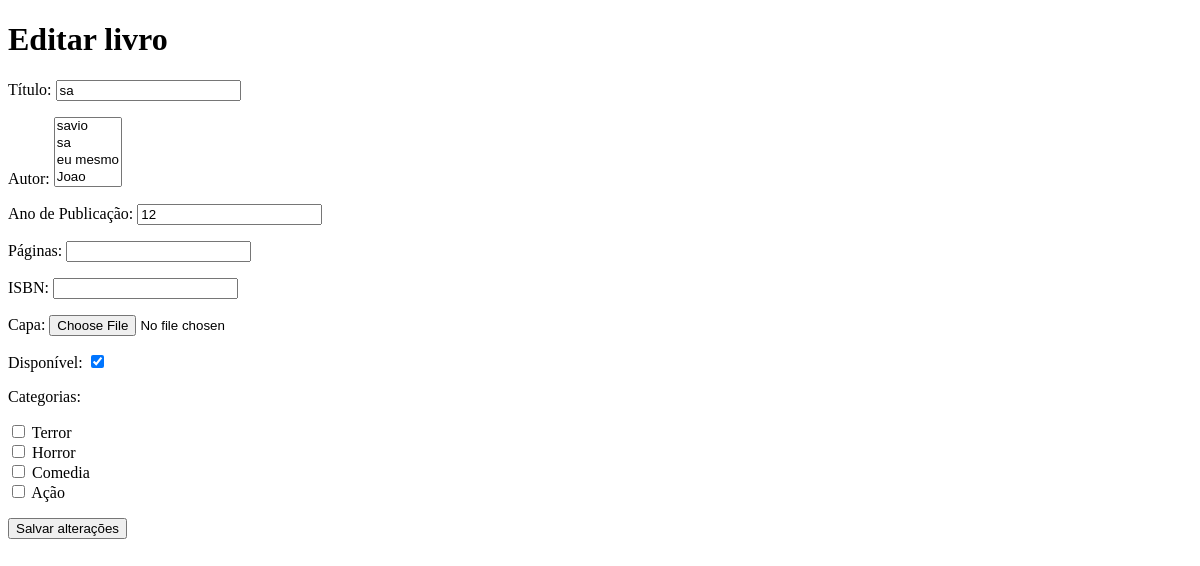
/livrosforms/2/, run on an earlier commit of the app's database.
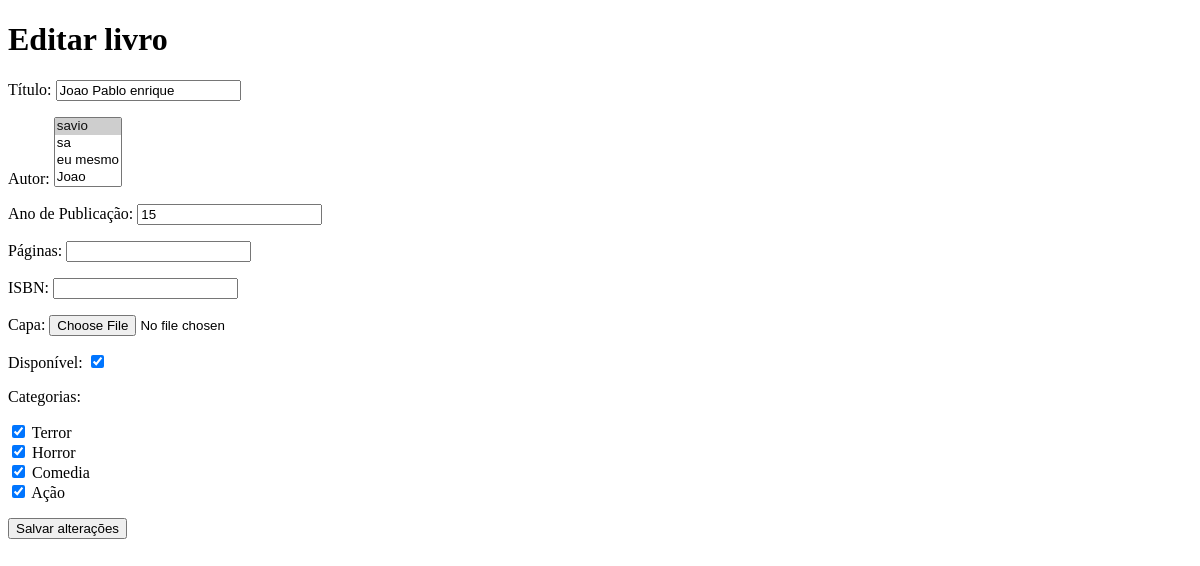
And on a later commit of the database.
### biblioteca/models.py (models this page shows, shortened)
class Book(models.Model):
    title = models.CharField(
        max_length=200,
        validators=[
            MinLengthValidator(3, "O título precisa ter pelo menos 3 caracteres."),
        ],
    )
    author = models.ManyToManyField(
        Author,
        related_name="books",
    )
    ano_publicado = models.IntegerField(
        validators=[validar_ano_publicado],
    )
    paginas = models.PositiveIntegerField(
        "páginas",
        null=True,
        blank=True,
        validators=[
            MinValueValidator(1, "O livro precisa ter pelo menos 1 página."),
            MaxValueValidator(5000, "O livro pode ter no máximo 5000 páginas."),
        ],
    )
    isbn = models.CharField(
        "ISBN",
        max_length=13,
        blank=True,
        validators=[
            RegexValidator(r"^\d{13}$", "O ISBN deve ter exatamente 13 dígitos (apenas números)."),
        ],
    )
    capa = models.ImageField(
        "capa",
        upload_to="capas/",
        blank=True,
        validators=[
            validar_tamanho_arquivo,
            FileExtensionValidator(["jpg", "jpeg", "png"]),
        ],
    )
    disponivel = models.BooleanField(default=True)
    categories = models.ManyToManyField(Category, blank=True, related_name="books")

### biblioteca/views.py (the view)
# urls.py: path('livrosforms/<int:book_id>/', LivroUpdateView.as_view(), name='livro_editar'),
class LivroUpdateView(LivroFormMixin, UpdateView):
    pk_url_kwarg = 'book_id'
    titulo = 'Editar livro'
    botao = 'Salvar alterações'

### biblioteca/models.py (called while the page is built)
    def __str__(self):
        return self.name

    def __str__(self):
        return self.name

### biblioteca/views.py (called while the page is built)
    def get_context_data(self, **kwargs):
        context = super().get_context_data(**kwargs)
        context['titulo'] = self.titulo
        context['botao'] = self.botao
        return context

### biblioteca/templates/livroform.html (shortened to what this page needs)
<!DOCTYPE html>
<html lang="pt-br">
<head>
</head>
<body>
    <h1>{{ titulo }}</h1>
    <form method="post" enctype="multipart/form-data">
        {{ form.as_p }}
        <button type="submit">{{ botao }}</button>
    </form>
</body>
</html>

What changed in the data, as far as the page shows it:
changed Book: title "sa" → "Joao Pablo enrique"; ano_publicado "12" → "15"
Also different on the page:
form field author: "savio / sa / eu mesmo / Joao" → "savio ☑ / sa / eu mesmo / Joao"
form field categories: "☐ ☐ ☐ ☐" → "☑ ☑ ☑ ☑"
